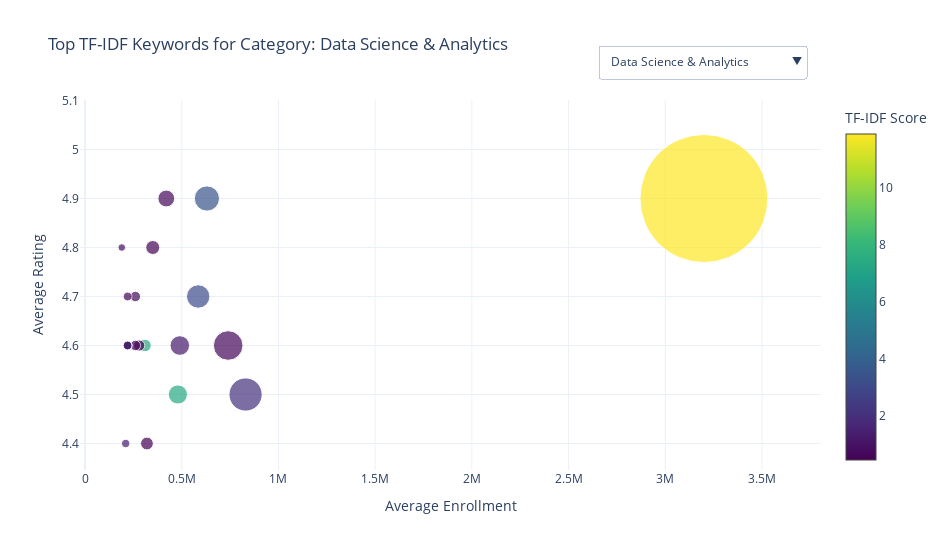

Notebook source saved alongside this figure:
### Code cell
# Create scatter traces for each category
fig = go.Figure()

for i, data in enumerate(category_figures):
    visible = True if i == 0 else False
    fig.add_trace(go.Scatter(
        x=data["Average_Enrollment"],
        y=data["Average_Rating"],
        mode='markers',
        marker=dict(
            size=data["Average_Enrollment"] / 25000,
            color=data["Total_TFIDF_Score"],
            colorscale='Viridis',
            showscale=(i == 0),
            colorbar=dict(title="TF-IDF Score")
        ),
        text=data["top_keyword"],
        customdata=data[["Course_Count", "Total_TFIDF_Score"]],
        hovertemplate=(
            "Keyword: %{text}<br>" +
            "Enrollment: %{x}<br>" +
            "Rating: %{y}<br>" +
            "Courses: %{customdata[0]}<br>" +
            "TF-IDF Score: %{customdata[1]:.2f}<extra></extra>"
        ),
        name=categories[i],
        visible=visible
    ))

dropdown_buttons = [
    dict(label=cat,
         method="update",
         args=[{"visible": [i == j for j in range(len(categories))]},
               {"title": f"Top TF-IDF Keywords for Category: {cat}"}])
    for i, cat in enumerate(categories)
]

fig.update_layout(
    title=f"Top TF-IDF Keywords for Category: {categories[0]}",
    xaxis_title="Average Enrollment",
    yaxis_title="Average Rating",
    width=950,
    height=550,
    template="plotly_white",
    updatemenus=[{
        "buttons": dropdown_buttons,
        "direction": "down",
        "showactive": True,
        "x": 0.98,
        "xanchor": "right",
        "y": 1.15,
        "yanchor": "top"
    }]
)

fig.show()

### Figure 1 — Plotly figure (JSON) as saved in the notebook; plotly's stock layout.template omitted (floating-point values rounded to 4 significant figures)
{"data": [{"customdata": [[1.0, 11.89], [1.0, 2.079], [1.0, 0.7071], [1.0, 3.493], [2.0, 3.069], [1.0, 1.288], [1.0, 7.352], [1.0, 0.6713], [1.0, 0.5756], [1.0, 0.4673], [1.0, 7.283], [1.0, 0.4904], [1.0, 0.7807], [1.0, 0.53], [1.0, 0.5606], [1.0, 5.595], [1.0, 0.8447], [1.0, 1.207], [1.0, 1.372], [1.0, 0.8447]], "hovertemplate": "Keyword: %{text}<br>Enrollment: %{x}<br>Rating: %{y}<br>Courses: %{customdata[0]}<br>TF-IDF Score: %{customdata[1]:.2f}<extra></extra>", "marker": {"color": [11.89, 2.079, 0.7071, 3.493, 3.069, 1.288, 7.352, 0.6713, 0.5756, 0.4673, 7.283, 0.4904, 0.7807, 0.53, 0.5606, 5.595, 0.8447, 1.207, 1.372, 0.8447], "colorbar": {"title": {"text": "TF-IDF Score"}}, "colorscale": [[0, "#440154"], [0.1111, "#482878"], [0.2222, "#3e4989"], [0.3333, "#31688e"], [0.4444, "#26828e"], [0.5556, "#1f9e89"], [0.6667, "#35b779"], [0.7778, "#6ece58"], [0.8889, "#b5de2b"], [1, "#fde725"]], "showscale": true, "size": [128.0, 33.2, 29.6, 25.2, 23.4, 19.6, 19.2, 16.8, 14.0, 12.8, 12.4, 11.2, 10.4, 10.4, 8.8, 8.8, 8.8, 8.8, 8.4, 7.6]}, "mode": "markers", "name": "Data Science & Analytics", "text": ["science", "engineering", "aid", "blockchain", "ibm", "revolution", "statistics", "treatment", "algebra", "emerging", "introduction", "presentation", "fundraising", "cities", "convolutional", "business", "tools", "practice", "trading", "executive"], "type": "scatter", "visible": true, "x": [3200000.0, 830000.0, 740000.0, 630000.0, 585000.0, 490000.0, 480000.0, 420000.0, 350000.0, 320000.0, 310000.0, 280000.0, 260000.0, 260000.0, 220000.0, 220000.0, 220000.0, 220000.0, 210000.0, 190000.0], "y": [4.9, 4.5, 4.6, 4.9, 4.7, 4.6, 4.5, 4.9, 4.8, 4.4, 4.6, 4.6, 4.7, 4.6, 4.7, 4.6, 4.6, 4.6, 4.4, 4.8]}, {"customdata": [[1.0, 3.386], [1.0, 0.6253], [1.0, 0.4671], [1.0, 0.4364], [1.0, 0.5182], [1.0, 0.6433], [1.0, 0.5283]], "hovertemplate": "Keyword: %{text}<br>Enrollment: %{x}<br>Rating: %{y}<br>Courses: %{customdata[0]}<br>TF-IDF Score: %{customdata[1]:.2f}<extra></extra>", "marker": {"color": [3.386, 0.6253, 0.4671, 0.4364, 0.5182, 0.6433, 0.5283], "colorbar": {"title": {"text": "TF-IDF Score"}}, "colorscale": [[0, "#440154"], [0.1111, "#482878"], [0.2222, "#3e4989"], [0.3333, "#31688e"], [0.4444, "#26828e"], [0.5556, "#1f9e89"], [0.6667, "#35b779"], [0.7778, "#6ece58"], [0.8889, "#b5de2b"], [1, "#fde725"]], "showscale": false, "size": [100.0, 31.6, 14.8, 10.8, 8.8, 3.56, 1.24]}, "mode": "markers", "name": "Health & Medicine", "text": ["introduction", "biotechnology", "anymore", "addiction", "control", "baby", "leading"], "type": "scatter", "visible": false, "x": [2500000.0, 790000.0, 370000.0, 270000.0, 220000.0, 89000.0, 31000.0], "y": [4.9, 4.4, 4.7, 4.9, 4.9, 4.8, 4.7]}, {"customdata": [[1.0, 1.015], [1.0, 1.096], [1.0, 0.4345], [1.0, 0.4624], [1.0, 0.6826], [1.0, 2.735], [1.0, 0.4953], [1.0, 0.5426]], "hovertemplate": "Keyword: %{text}<br>Enrollment: %{x}<br>Rating: %{y}<br>Courses: %{customdata[0]}<br>TF-IDF Score: %{customdata[1]:.2f}<extra></extra>", "marker": {"color": [1.015, 1.096, 0.4345, 0.4624, 0.6826, 2.735, 0.4953, 0.5426], "colorbar": {"title": {"text": "TF-IDF Score"}}, "colorscale": [[0, "#440154"], [0.1111, "#482878"], [0.2222, "#3e4989"], [0.3333, "#31688e"], [0.4444, "#26828e"], [0.5556, "#1f9e89"], [0.6667, "#35b779"], [0.7778, "#6ece58"], [0.8889, "#b5de2b"], [1, "#fde725"]], "showscale": false, "size": [60.0, 52.0, 15.2, 11.2, 6.0, 4.4, 3.76, 3.72]}, "mode": "markers", "name": "Programming & Software Dev", "text": ["engineering", "getting", "bootstrap", "git", "learn", "computer", "requirements", "battery"], "type": "scatter", "visible": false, "x": [1500000.0, 1300000.0, 380000.0, 280000.0, 150000.0, 110000.0, 94000.0, 93000.0], "y": [4.8, 4.8, 4.6, 4.7, 4.8, 4.6, 4.7, 4.7]}, {"customdata": [[1.0, 2.166], [1.0, 0.4883], [1.0, 0.3653], [1.0, 3.049], [1.0, 0.5771], [1.0, 0.6449]], "hovertemplate": "Keyword: %{text}<br>Enrollment: %{x}<br>Rating: %{y}<br>Courses: %{customdata[0]}<br>TF-IDF Score: %{customdata[1]:.2f}<extra></extra>", "marker": {"color": [2.166, 0.4883, 0.3653, 3.049, 0.5771, 0.6449], "colorbar": {"title": {"text": "TF-IDF Score"}}, "colorscale": [[0, "#440154"], [0.1111, "#482878"], [0.2222, "#3e4989"], [0.3333, "#31688e"], [0.4444, "#26828e"], [0.5556, "#1f9e89"], [0.6667, "#35b779"], [0.7778, "#6ece58"], [0.8889, "#b5de2b"], [1, "#fde725"]], "showscale": false, "size": [14.0, 12.4, 12.4, 12.0, 12.0, 11.6]}, "mode": "markers", "name": "Cloud Computing & IT", "text": ["security", "cbrs", "deep", "cybersecurity", "information", "administration"], "type": "scatter", "visible": false, "x": [350000.0, 310000.0, 310000.0, 300000.0, 300000.0, 290000.0], "y": [4.8, 4.7, 4.7, 4.7, 4.7, 4.7]}, {"customdata": [[1.0, 0.5326], [1.0, 0.5334], [1.0, 1.784], [1.0, 0.6179], [1.0, 0.7919], [2.0, 4.292], [1.0, 0.4723], [1.0, 4.345], [1.0, 0.6894], [1.0, 8.411], [1.0, 0.7111], [1.0, 2.727], [1.0, 0.6745], [1.0, 0.4301], [1.0, 0.5223], [1.0, 2.31], [1.0, 7.058], [1.0, 0.7071], [1.0, 1.044], [1.0, 0.7472]], "hovertemplate": "Keyword: %{text}<br>Enrollment: %{x}<br>Rating: %{y}<br>Courses: %{customdata[0]}<br>TF-IDF Score: %{customdata[1]:.2f}<extra></extra>", "marker": {"color": [0.5326, 0.5334, 1.784, 0.6179, 0.7919, 4.292, 0.4723, 4.345, 0.6894, 8.411, 0.7111, 2.727, 0.6745, 0.4301, 0.5223, 2.31, 7.058, 0.7071, 1.044, 0.7472], "colorbar": {"title": {"text": "TF-IDF Score"}}, "colorscale": [[0, "#440154"], [0.1111, "#482878"], [0.2222, "#3e4989"], [0.3333, "#31688e"], [0.4444, "#26828e"], [0.5556, "#1f9e89"], [0.6667, "#35b779"], [0.7778, "#6ece58"], [0.8889, "#b5de2b"], [1, "#fde725"]], "showscale": false, "size": [20.4, 18.8, 17.6, 15.2, 10.4, 9.8, 9.6, 9.2, 8.8, 8.0, 6.4, 5.6, 5.2, 4.8, 4.8, 4.8, 4.4, 4.0, 4.0, 4.0]}, "mode": "markers", "name": "Business & Marketing", "text": ["career", "applications", "content", "better", "brand", "accounting", "hr", "introduction", "culture", "strategy", "production", "english", "optimization", "giants", "foundational", "world", "financial", "everyday", "leading", "smart"], "type": "scatter", "visible": false, "x": [510000.0, 470000.0, 440000.0, 380000.0, 260000.0, 245000.0, 240000.0, 230000.0, 220000.0, 200000.0, 160000.0, 140000.0, 130000.0, 120000.0, 120000.0, 120000.0, 110000.0, 100000.0, 100000.0, 100000.0], "y": [4.7, 4.8, 4.6, 4.6, 4.5, 4.7, 4.9, 4.7, 4.8, 4.9, 4.5, 4.7, 4.6, 4.7, 4.7, 4.7, 4.8, 4.6, 4.7, 4.5]}, {"customdata": [[1.0, 0.7712]], "hovertemplate": "Keyword: %{text}<br>Enrollment: %{x}<br>Rating: %{y}<br>Courses: %{customdata[0]}<br>TF-IDF Score: %{customdata[1]:.2f}<extra></extra>", "marker": {"color": [0.7712], "colorbar": {"title": {"text": "TF-IDF Score"}}, "colorscale": [[0, "#440154"], [0.1111, "#482878"], [0.2222, "#3e4989"], [0.3333, "#31688e"], [0.4444, "#26828e"], [0.5556, "#1f9e89"], [0.6667, "#35b779"], [0.7778, "#6ece58"], [0.8889, "#b5de2b"], [1, "#fde725"]], "showscale": false, "size": [24.4]}, "mode": "markers", "name": "Personal Development", "text": ["alphabet"], "type": "scatter", "visible": false, "x": [610000.0], "y": [4.7]}, {"customdata": [[1.0, 0.5774], [1.0, 0.7369], [1.0, 1.349], [1.0, 0.7676], [1.0, 0.5], [1.0, 0.615], [1.0, 0.3424], [1.0, 0.5153], [1.0, 0.4946], [1.0, 0.5507], [1.0, 0.6719], [1.0, 0.615], [1.0, 0.7071], [1.0, 0.5321], [1.0, 0.5774], [1.0, 0.7676], [1.0, 1.0], [1.0, 0.6319], [1.0, 1.106], [1.0, 0.5]], "hovertemplate": "Keyword: %{text}<br>Enrollment: %{x}<br>Rating: %{y}<br>Courses: %{customdata[0]}<br>TF-IDF Score: %{customdata[1]:.2f}<extra></extra>", "marker": {"color": [0.5774, 0.7369, 1.349, 0.7676, 0.5, 0.615, 0.3424, 0.5153, 0.4946, 0.5507, 0.6719, 0.615, 0.7071, 0.5321, 0.5774, 0.7676, 1.0, 0.6319, 1.106, 0.5], "colorbar": {"title": {"text": "TF-IDF Score"}}, "colorscale": [[0, "#440154"], [0.1111, "#482878"], [0.2222, "#3e4989"], [0.3333, "#31688e"], [0.4444, "#26828e"], [0.5556, "#1f9e89"], [0.6667, "#35b779"], [0.7778, "#6ece58"], [0.8889, "#b5de2b"], [1, "#fde725"]], "showscale": false, "size": [12.8, 11.2, 10.4, 8.8, 7.6, 7.2, 6.0, 5.6, 5.2, 4.4, 4.4, 3.88, 3.16, 2.72, 2.04, 1.56, 1.44, 0.92, 0.72, 0.4]}, "mode": "markers", "name": "Other", "text": ["modals", "reliability", "cars", "making", "energa", "mobile", "competences", "breastfeeding", "globalized", "antimicrobial", "countering", "basics", "infection", "changes", "city", "enterprise", "egyptology", "tableau", "speak", "employees"], "type": "scatter", "visible": false, "x": [320000.0, 280000.0, 260000.0, 220000.0, 190000.0, 180000.0, 150000.0, 140000.0, 130000.0, 110000.0, 110000.0, 97000.0, 79000.0, 68000.0, 51000.0, 39000.0, 36000.0, 23000.0, 18000.0, 10000.0], "y": [4.8, 4.8, 4.6, 4.7, 4.8, 4.7, 4.9, 4.8, 4.7, 4.7, 4.6, 4.8, 4.8, 4.7, 4.8, 4.7, 4.7, 4.7, 4.7, 4.7]}, {"customdata": [[1.0, 0.5109], [1.0, 0.3968], [1.0, 0.5774], [1.0, 0.5109], [1.0, 0.4882]], "hovertemplate": "Keyword: %{text}<br>Enrollment: %{x}<br>Rating: %{y}<br>Courses: %{customdata[0]}<br>TF-IDF Score: %{customdata[1]:.2f}<extra></extra>", "marker": {"color": [0.5109, 0.3968, 0.5774, 0.5109, 0.4882], "colorbar": {"title": {"text": "TF-IDF Score"}}, "colorscale": [[0, "#440154"], [0.1111, "#482878"], [0.2222, "#3e4989"], [0.3333, "#31688e"], [0.4444, "#26828e"], [0.5556, "#1f9e89"], [0.6667, "#35b779"], [0.7778, "#6ece58"], [0.8889, "#b5de2b"], [1, "#fde725"]], "showscale": false, "size": [21.6, 5.6, 5.6, 4.0, 2.72]}, "mode": "markers", "name": "Arts & Humanities", "text": ["knows", "autocad", "legal", "ancient", "course"], "type": "scatter", "visible": false, "x": [540000.0, 140000.0, 140000.0, 100000.0, 68000.0], "y": [4.7, 4.6, 4.9, 4.9, 4.7]}, {"customdata": [], "hovertemplate": "Keyword: %{text}<br>Enrollment: %{x}<br>Rating: %{y}<br>Courses: %{customdata[0]}<br>TF-IDF Score: %{customdata[1]:.2f}<extra></extra>", "marker": {"color": [], "colorbar": {"title": {"text": "TF-IDF Score"}}, "colorscale": [[0, "#440154"], [0.1111, "#482878"], [0.2222, "#3e4989"], [0.3333, "#31688e"], [0.4444, "#26828e"], [0.5556, "#1f9e89"], [0.6667, "#35b779"], [0.7778, "#6ece58"], [0.8889, "#b5de2b"], [1, "#fde725"]], "showscale": false, "size": []}, "mode": "markers", "name": "Mathematics & Logic", "text": [], "type": "scatter", "visible": false, "x": [], "y": []}, {"customdata": [], "hovertemplate": "Keyword: %{text}<br>Enrollment: %{x}<br>Rating: %{y}<br>Courses: %{customdata[0]}<br>TF-IDF Score: %{customdata[1]:.2f}<extra></extra>", "marker": {"color": [], "colorbar": {"title": {"text": "TF-IDF Score"}}, "colorscale": [[0, "#440154"], [0.1111, "#482878"], [0.2222, "#3e4989"], [0.3333, "#31688e"], [0.4444, "#26828e"], [0.5556, "#1f9e89"], [0.6667, "#35b779"], [0.7778, "#6ece58"], [0.8889, "#b5de2b"], [1, "#fde725"]], "showscale": false, "size": []}, "mode": "markers", "name": "Social Sciences", "text": [], "type": "scatter", "visible": false, "x": [], "y": []}], "layout": {"height": 550, "title": {"text": "Top TF-IDF Keywords for Category: Data Science & Analytics"}, "updatemenus": [{"buttons": [{"args": [{"visible": [true, false, false, false, false, false, false, false, false, false]}, {"title": "Top TF-IDF Keywords for Category: Data Science & Analytics"}], "label": "Data Science & Analytics", "method": "update"}, {"args": [{"visible": [false, true, false, false, false, false, false, false, false, false]}, {"title": "Top TF-IDF Keywords for Category: Health & Medicine"}], "label": "Health & Medicine", "method": "update"}, {"args": [{"visible": [false, false, true, false, false, false, false, false, false, false]}, {"title": "Top TF-IDF Keywords for Category: Programming & Software Dev"}], "label": "Programming & Software Dev", "method": "update"}, {"args": [{"visible": [false, false, false, true, false, false, false, false, false, false]}, {"title": "Top TF-IDF Keywords for Category: Cloud Computing & IT"}], "label": "Cloud Computing & IT", "method": "update"}, {"args": [{"visible": [false, false, false, false, true, false, false, false, false, false]}, {"title": "Top TF-IDF Keywords for Category: Business & Marketing"}], "label": "Business & Marketing", "method": "update"}, {"args": [{"visible": [false, false, false, false, false, true, false, false, false, false]}, {"title": "Top TF-IDF Keywords for Category: Personal Development"}], "label": "Personal Development", "method": "update"}, {"args": [{"visible": [false, false, false, false, false, false, true, false, false, false]}, {"title": "Top TF-IDF Keywords for Category: Other"}], "label": "Other", "method": "update"}, {"args": [{"visible": [false, false, false, false, false, false, false, true, false, false]}, {"title": "Top TF-IDF Keywords for Category: Arts & Humanities"}], "label": "Arts & Humanities", "method": "update"}, {"args": [{"visible": [false, false, false, false, false, false, false, false, true, false]}, {"title": "Top TF-IDF Keywords for Category: Mathematics & Logic"}], "label": "Mathematics & Logic", "method": "update"}, {"args": [{"visible": [false, false, false, false, false, false, false, false, false, true]}, {"title": "Top TF-IDF Keywords for Category: Social Sciences"}], "label": "Social Sciences", "method": "update"}], "direction": "down", "showactive": true, "x": 0.98, "xanchor": "right", "y": 1.15, "yanchor": "top"}], "width": 950, "xaxis": {"title": {"text": "Average Enrollment"}}, "yaxis": {"title": {"text": "Average Rating"}}}}
